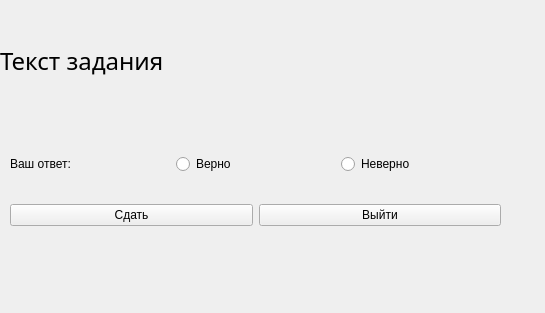
<?xml version="1.0" encoding="UTF-8"?>
<ui version="4.0">
 <class>TaskForm</class>
 <widget class="QWidget" name="TaskForm">
  <property name="geometry">
   <rect>
    <x>0</x>
    <y>0</y>
    <width>545</width>
    <height>313</height>
   </rect>
  </property>
  <property name="windowTitle">
   <string>Form</string>
  </property>
  <widget class="QLabel" name="taskText">
   <property name="geometry">
    <rect>
     <x>0</x>
     <y>10</y>
     <width>441</width>
     <height>101</height>
    </rect>
   </property>
   <property name="font">
    <font>
     <family>Academy Engraved LET</family>
     <pointsize>18</pointsize>
    </font>
   </property>
   <property name="text">
    <string>Текст задания</string>
   </property>
  </widget>
  <widget class="QLabel" name="statusLabel">
   <property name="geometry">
    <rect>
     <x>10</x>
     <y>270</y>
     <width>261</width>
     <height>20</height>
    </rect>
   </property>
   <property name="text">
    <string/>
   </property>
  </widget>
  <widget class="QWidget" name="layoutWidget">
   <property name="geometry">
    <rect>
     <x>10</x>
     <y>130</y>
     <width>491</width>
     <height>121</height>
    </rect>
   </property>
   <layout class="QVBoxLayout" name="verticalLayout">
    <item>
     <layout class="QHBoxLayout" name="horizontalLayout">
      <item>
       <widget class="QLabel" name="YourAnswerlabel">
        <property name="text">
         <string>Ваш ответ:</string>
        </property>
       </widget>
      </item>
      <item>
       <widget class="QRadioButton" name="correct">
        <property name="text">
         <string>Верно</string>
        </property>
        <attribute name="buttonGroup">
         <string notr="true">buttonGroup</string>
        </attribute>
       </widget>
      </item>
      <item>
       <widget class="QRadioButton" name="uncorrect">
        <property name="text">
         <string>Неверно</string>
        </property>
        <attribute name="buttonGroup">
         <string notr="true">buttonGroup</string>
        </attribute>
       </widget>
      </item>
     </layout>
    </item>
    <item>
     <layout class="QHBoxLayout" name="horizontalLayout_2">
      <item>
       <widget class="QPushButton" name="TryButton">
        <property name="text">
         <string>Сдать</string>
        </property>
       </widget>
      </item>
      <item>
       <widget class="QPushButton" name="LoseButton">
        <property name="text">
         <string>Выйти</string>
        </property>
       </widget>
      </item>
     </layout>
    </item>
   </layout>
  </widget>
 </widget>
 <resources/>
 <connections/>
 <buttongroups>
  <buttongroup name="buttonGroup"/>
 </buttongroups>
</ui>
